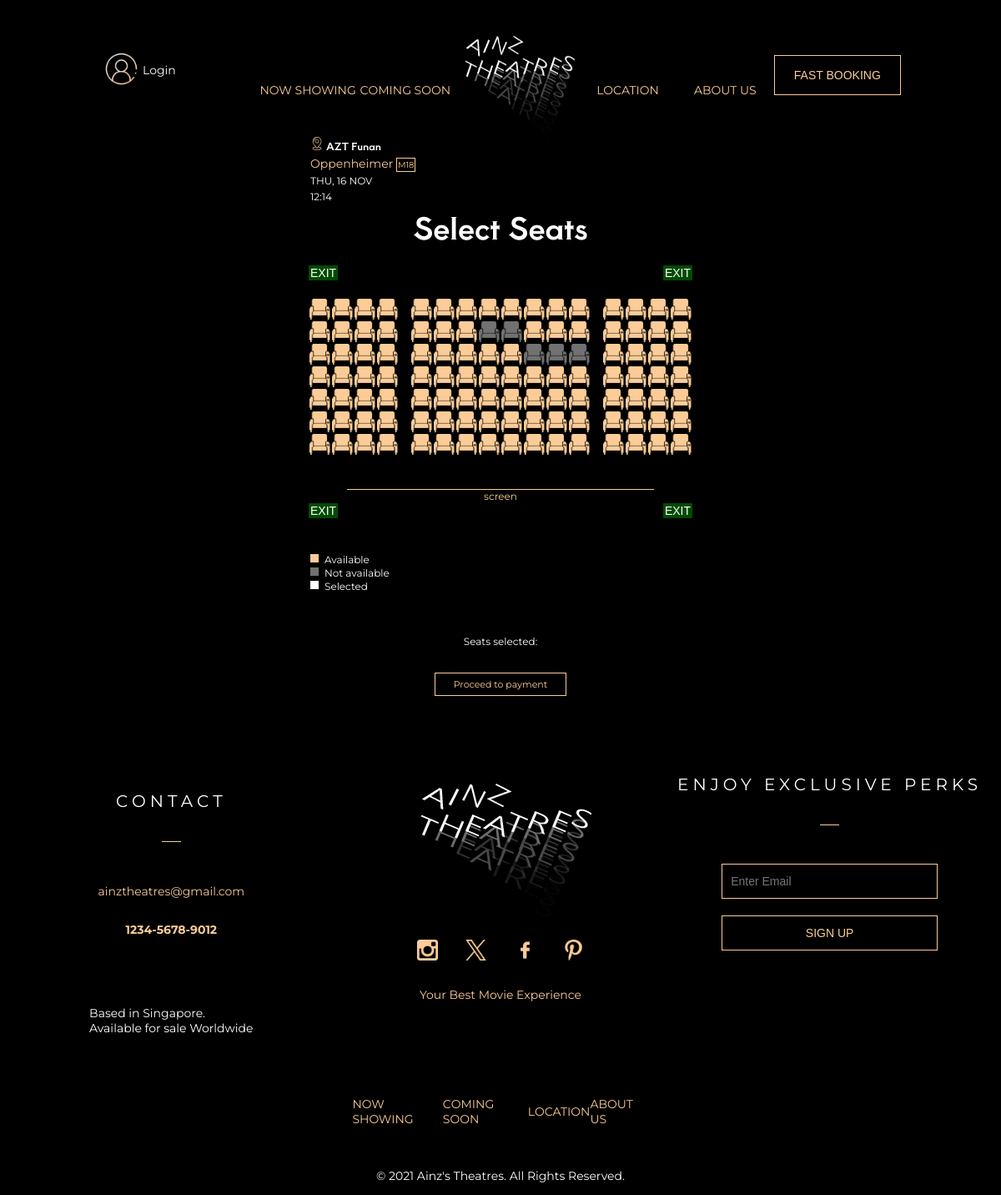
Page /seatSelection.php?screeningId=1 on the committed database.
### tables this page shows
CREATE TABLE `screening` (
  `id` int(11) NOT NULL,
  `timing` datetime NOT NULL,
  `movieId` int(3) NOT NULL,
  `locationId` int(2) NOT NULL
);

CREATE TABLE `location` (
  `id` int(11) NOT NULL,
  `name` varchar(100) NOT NULL,
  `address` varchar(200) NOT NULL,
  `image` varchar(100) NOT NULL
);

CREATE TABLE `movie` (
  `id` int(11) NOT NULL,
  `title` varchar(100) NOT NULL,
  `image` varchar(50) NOT NULL,
  `duration` int(4) NOT NULL,
  `viewerDiscretion` varchar(10) NOT NULL,
  `viewerDiscretionDescription` varchar(50) DEFAULT NULL,
  `sypnosis` varchar(2000) NOT NULL,
  `director` varchar(100) NOT NULL,
  `cast` varchar(500) NOT NULL,
  `releaseDate` date NOT NULL,
  `genre` varchar(50) NOT NULL
);

### seatSelection.php (the view, shortened to what this page needs)
<!DOCTYPE html>
<html lang="en">
  <head>
    <link rel="stylesheet" href="css/global.css" />
    <link rel="stylesheet" href="css/seatSelection.css" />
  </head>
  <?php
      $screeningId = intval($_GET['screeningId']);
      $conn=mysqli_connect("localhost","root","" ,"IE4717_ainzs_theatres");
      $sql_select="SELECT S.id, DAYNAME(S.timing) as dayName, DAY(S.timing) as day, MONTHNAME(S.timing) as monthName, HOUR(S.timing) as hour, MINUTE(S.timing) as minute, M.title as movieTitle, M.viewerDiscretion, L.name AS locationName FROM screening AS S JOIN movie AS M ON S.movieId = M.id JOIN location AS L ON S.locationId = L.id WHERE S.id = ".$screeningId;
      $selectionDetails = $conn->query($sql_select);
      $row = $selectionDetails->fetch_assoc();
      $dayName = strtoupper(substr($row['dayName'], 0, 3));
      $day = $row['day'];
      $monthName = strtoupper(substr($row['monthName'], 0, 3));
      $hour = $row['hour'];
      $minute = $row['minute'];
      $movieTitle = $row['movieTitle'];
      $viewerDiscretion = $row['viewerDiscretion'];
      $locationName = $row['locationName'];
  ?>
  <body >
  <nav class="navbar">
    <?php
      if(isset($_SESSION['login'])=="IsIn"){
        if(isset($_SESSION['username'])){
        $username = $_SESSION['username'];
    ?>
    <div class="dropdown">
    <button onclick="myFunction()" class="dropbtn"><img src="image/login.png" id="dropbtnimg"><p>Hello, <?php echo $username?></p></button>
      <div id="myDropdown" class="dropdown-content">
        <a href="purchaseHistory.php">Purchase History</a>
        <form action="php/signin_process.php" method="post" id="signout" name="signout">
        <a href="#" onclick="document.getElementById('signout').submit();">Log out</a>
        </form>
      </div>
  </div>
    <?php  }}else{ ?>
      <a href="login.php" class="user" id="login"><img src="image/login.png" ><p>Login</p></a>
  <?php }?>
    <br>
    <a href="index.php#nowShowingSection" class="navlinks">NOW SHOWING</a>
    <a href="index.php#nowShowingSection" class="navlinks">COMING SOON</a>
    <a href="index.php" id="logo"><img src="image/Asset 1@4x.png"></a>
    <a href="locations.php" class="navlinks">LOCATION</a>
    <a href="index.php#aboutuscontent" class="navlinks">ABOUT US</a>
    <br>
    <input type="submit" value="FAST BOOKING" class="lol" onclick="openFastBooking();">
  </nav>
    <div id="content">
      <div class="bookingDetails">
        <div class="location"><img src="image/location.png"><span><?php echo $locationName ?></span></div>
        <div class="movie"><?php echo $movieTitle ?> <span class="discretion"><?php echo $viewerDiscretion ?></span></div>
        <div class="date"><?php echo $dayName ?>, <?php echo $day ?> <?php echo $monthName ?></div>
        <div class="time"><?php echo $hour ?>:<?php echo $minute ?></div>
      </div>
      <div class="title">Select Seats</div>
      <div class="seatsSection" >
        <div class="exit"></div>
        <ol class="cabin fuselage">
          <li class="row row--G">
            <ol class="seats" type="A">
              <li class="seat">
              </li>
              <li class="seat">
              </li>
              <li class="seat">
              </li>
              <li class="seat">
              </li>
              <li class="seat">
              </li>
              <li class="seat">
              </li>
              <li class="seat">
              </li>
              <li class="seat">
              </li>
              <li class="seat">
              </li>
              <li class="seat">
              </li>
              <li class="seat">
              </li>
              <li class="seat">
              </li>
              <li class="seat">
              </li>
              <li class="seat">
              </li>
              <li class="seat">
              </li>
              <li class="seat">
              </li>
            </ol>
          </li>
          <li class="row row--F">
            <ol class="seats" type="A">
              <li class="seat">
              </li>
              <li class="seat">
              </li>
              <li class="seat">
              </li>
              <li class="seat">
              </li>
              <li class="seat">
              </li>
              <li class="seat">
              </li>
              <li class="seat">
              </li>
              <li class="seat">
              </li>
              <li class="seat">
              </li>
              <li class="seat">
              </li>
              <li class="seat">
              </li>
              <li class="seat">
              </li>
              <li class="seat">
              </li>
              <li class="seat">
              </li>
              <li class="seat">
              </li>
              <li class="seat">
              </li>
            </ol>
          </li>
          <li class="row row--E">
            <ol class="seats" type="A">
              <li class="seat">
              </li>
              <li class="seat">
              </li>
              <li class="seat">
              </li>
              <li class="seat">
              </li>
              <li class="seat">
              </li>
              <li class="seat">
              </li>
              <li class="seat">
              </li>
              <li class="seat">
              </li>
              <li class="seat">
              </li>
              <li class="seat">
              </li>
              <li class="seat">
              </li>
              <li class="seat">
              </li>
              <li class="seat">
              </li>
              <li class="seat">
              </li>
              <li class="seat">
              </li>
              <li class="seat">
              </li>
            </ol>
          </li>
          <li class="row row--D">
            <ol class="seats" type="A">
              <li class="seat">
              </li>
              <li class="seat">
              </li>
              <li class="seat">
              </li>
              <li class="seat">
              </li>
              <li class="seat">
              </li>
              <li class="seat">
              </li>
              <li class="seat">
              </li>
              <li class="seat">
              </li>
              <li class="seat">
              </li>
              <li class="seat">
              </li>
              <li class="seat">
              </li>
              <li class="seat">
              </li>
              <li class="seat">
              </li>
              <li class="seat">
              </li>
              <li class="seat">
              </li>
              <li class="seat">
              </li>
            </ol>
          </li>
          <li class="row row--C">
            <ol class="seats" type="A">
              <li class="seat">
              </li>
              <li class="seat">
              </li>
              <li class="seat">
              </li>
              <li class="seat">
              </li>
              <li class="seat">
              </li>
              <li class="seat">
              </li>
              <li class="seat">
              </li>
              <li class="seat">
              </li>
              <li class="seat">
              </li>
              <li class="seat">
              </li>
              <li class="seat">
              </li>
              <li class="seat">
              </li>
              <li class="seat">
              </li>
              <li class="seat">
              </li>
              <li class="seat">
              </li>
              <li class="seat">
              </li>
            </ol>
          </li>
          <li class="row row--B">
            <ol class="seats" type="A">
              <li class="seat">
              </li>
              <li class="seat">
              </li>
              <li class="seat">
              </li>
              <li class="seat">
              </li>
              <li class="seat">
              </li>
              <li class="seat">
              </li>
              <li class="seat">
              </li>
              <li class="seat">
              </li>
              <li class="seat">
              </li>
              <li class="seat">
              </li>
              <li class="seat">
              </li>
              <li class="seat">
              </li>
              <li class="seat">
              </li>
              <li class="seat">
              </li>
              <li class="seat">
              </li>
              <li class="seat">
              </li>
            </ol>
          </li>
          <li class="row row--A">
            <ol class="seats" type="A">
              <li class="seat">
              </li>
              <li class="seat">
              </li>
              <li class="seat">
              </li>
              <li class="seat">
              </li>
              <li class="seat">
              </li>
              <li class="seat">
              </li>
              <li class="seat">
              </li>
              <li class="seat">
              </li>
              <li class="seat">
              </li>
              <li class="seat">
              </li>
              <li class="seat">
              </li>
              <li class="seat">
              </li>
              <li class="seat">
              </li>
              <li class="seat">
              </li>
              <li class="seat">
              </li>
              <li class="seat">
              </li>
            </ol>
          </li>
        </ol>
        <div class="screen">screen</div>
        <div class="exit"></div>
      </div>
      <div class="legend">
        <div>
          <div class="box1"></div><span>Available</span>
        </div>
        <div>
          <div class="box2"></div><span>Not available</span>
        </div>
        <div>
          <div class="box3"></div><span>Selected</span>
        </div>
      </div>
      <div class="selectedSeatsText">
        <span>Seats selected:</span><br />
      </div>
      <form method="post" action="paymentDetails.php" onsubmit="return checkValid()">
        <div class="proceedBtn">
          <input type="submit" value="Proceed to payment">
        </div>
      </form>
    </div>
    <footer>
    <div class="footers">
      <div class="footersections">
        <br> <br> <br>
        <span>CONTACT</span>
        <br> <br>
        <div class="line"></div>
        <br> <br>
        <div class="contact">
          <p>ainztheatres@gmail.com</p>
          <p><b> 1234-5678-9012</b></p>
        </div>
        <br> <br> <br>
        <p class="bb">Based in Singapore.<br>Available for sale Worldwide</p>
      </div>
      <div class="footersections">
        <div class="logofooter">
          <img src="./image/Asset 1@4x.png">
          <div class="socialmedia">
            <img src="./image/instagram-symbol.png">
            <img src="./image/twitter.png">
            <img src="./image/facebook.png">
            <img src="./image/pinterest.png">
          </div>
        </div><br>
        <p>Your Best Movie Experience</p>
      </div>
      <div class="footersections">
        <br> <br> <br>
        <span>ENJOY EXCLUSIVE PERKS</span>
        <br> <br>
        <div class="line"></div>
        <br> <br>
        <form>
          <input type="text" placeholder="Enter Email"><br>
          <input type="submit" value="SIGN UP">
        </form>
        <br><br><br><br><br><br><br>
      </div>
    </div>
    <div class="footerbottom">
      <div class="footernav">
        <a href="index.php#nowShowingSection">NOW SHOWING</a>
        <a href="index.php#nowShowingSection">COMING SOON</a>
        <a href="locations.php">LOCATION</a>
        <a href="index.php#aboutuscontent">ABOUT US</a>
      </div>
      <br> <br>
      <p>© 2021 Ainz's Theatres. All Rights Reserved.</p>
  </footer>
  </body>
</html>

### css/global.css (style rules this page uses)
body { background-color: #000000; height: 100px; font-family: Montserrat; }
#login { margin-top: 49px; padding-right: 100px; display: flex; flex-direction: row; }
#login p { margin-top: 18px; }
nav a { text-decoration: none; color: #fbcc97; font-family: Montserrat; font-size: 14px; }
.navbar { display: flex; flex-direction: row; justify-content: space-around; width: 80vw; margin-left: auto; margin-right: auto; color: #fbcc97; }
.navbar #logo { margin-top: 30px; margin-bottom: -30px; }
.navbar .navlinks { margin-top: 70px; }
.navbar .user img { width: 51px; height: 51px; margin-bottom: -14px; }
.navbar .user { color: white; margin-top: 44px; }
.navbar img { width: 150px; height: 150px; }
.lol { height: 6vh; width: 180px; color: #fbcc97; background-color: #000000; border: 1px #fbcc97 solid; font-size: 14px; margin-top: 58px; overflow: hidden; position: relative; transition: 0.5s; }
.lol::before { content: ""; position: absolute; top: 0; left: -100%; width: 100%; height: 100%; background: linear-gradient(90deg, transparent, #ffffff, transparent); transition: left 0.5s, background-color 0.5s, color 0.5s; }
.navlinks { display: inline-block; position: relative; width: 140px; align-items: center; align-content: center; text-align: center; margin-bottom: 24px; }
.navlinks::after { content: ""; position: absolute; width: 100%; transform: scaleX(0); height: 2px; bottom: 0; left: 0; background-color: #333333; transform-origin: bottom right; transition: transform 0.25s ease-out; }
footer { font-family: Montserrat; font-size: 14px; color: #fbcc97; }
.footers { display: flex; flex-direction: row; justify-content: space-around; color: #fbcc97; font-family: Montserrat; font-size: 14px; height: 60vh; }
.footers span { font-size: 20px; color: white; letter-spacing: 5px; }
.footersections { display: flex; flex-direction: column; justify-content: center; align-items: center; width: 33%; }
.footersections .line { width: 23px; height: 1px; background: #fbcc97; }
.footersections .contact { display: flex; flex-direction: column; align-items: center; }
.footersections .bb { color: white; }
.footersections .socialmedia { display: flex; justify-content: space-around; }
.footersections .socialmedia img { height: 25px; width: 25px; }
.footersections input[type="text"] { border: 0.5px solid #fbcc97; background: rgba(18, 18, 18, 0); color: #fbcc97; font-size: 14px; margin-top: 10px; margin-bottom: 10px; padding-left: 10px; width: 259px; height: 42px; flex-shrink: 0; }
.footersections input[type="text"] { background-color: #000000; color: white; transition-duration: 0.3s; }
.footersections input[type="submit"] { background-color: #000000; color: #fbcc97; border: 1px #fbcc97 solid; font-size: 14px; margin-top: 10px; margin-bottom: 10px; width: 259px; height: 42px; transition-duration: 0.3s; }
.footerbottom { display: flex; flex-direction: column; align-items: center; color: white; }
.footerbottom .footernav { display: flex; flex-direction: row; justify-content: space-between; align-items: center; width: 30%; }
.footerbottom .footernav a { color: #fbcc97; text-decoration: none; }

### rows in the picture
screening: locationId.name "AZT Funan", movieId.title "Oppenheimer", movieId.viewerDiscretion "M18"

### other values in the picture
$dayName "THU"
$day "16"
$monthName "NOV"
$hour "12"
$minute "14"
